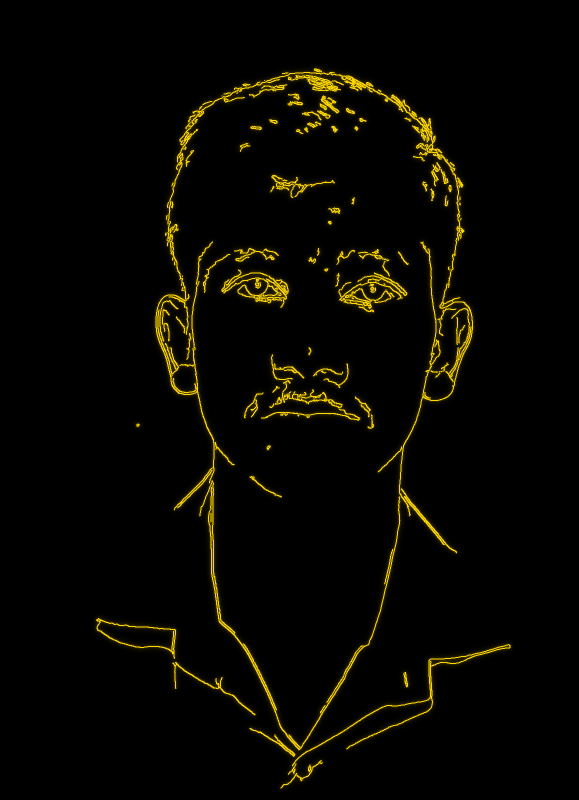
#> input picture hand_outline.png, 1157 x 1600 px (shown at 1/2 size); its folder holds only this picture in this run
$ python outline_extractor.py hand_outline.png
#> lines starting #> are read from the running program, lines starting #| are printed output that depends on the picture; after the words box and inside, x2 and y2 are one past the last pixel; in counts of white or black regions, pixels touching at a corner belong together
#!/usr/bin/env python3
"""
Outline Extractor - Extracts glowing outlines from images on a black background.
"""

import cv2
import numpy as np
import argparse
import os
import sys
from pathlib import Path


# Predefined neon color presets (BGR format for OpenCV)
COLOR_PRESETS = {
    "neon-cyan":    (255, 255, 0),
    "neon-green":   (0, 255, 0),
    "neon-pink":    (180, 0, 255),
    "neon-orange":  (0, 165, 255),
    "neon-yellow":  (0, 255, 255),
    "neon-blue":    (255, 100, 0),
    "neon-red":     (0, 0, 255),
    "neon-purple":  (255, 0, 180),
    "white":        (255, 255, 255),
    "gold":         (0, 215, 255),
}


def hex_to_bgr(hex_color: str):
    """Convert a hex color string (#RRGGBB or RRGGBB) to BGR tuple."""
    hex_color = hex_color.lstrip("#")
    if len(hex_color) != 6:
        raise ValueError(f"Invalid hex color: #{hex_color}")
    r = int(hex_color[0:2], 16)
    g = int(hex_color[2:4], 16)
    b = int(hex_color[4:6], 16)
    return (b, g, r)


def get_color(color_input: str):
    """Resolve color name or hex string to BGR tuple."""
    lower = color_input.lower()
    if lower in COLOR_PRESETS:
        return COLOR_PRESETS[lower]
    elif lower.startswith("#") or (len(lower) == 6 and all(c in "0123456789abcdef" for c in lower)):
        return hex_to_bgr(lower)
    else:
        raise ValueError(
            f"Unknown color '{color_input}'.\n"
            f"Available presets: {', '.join(COLOR_PRESETS.keys())}\n"
            f"Or use a hex code like: #FF00FF"
        )


def extract_outline(
    input_path: str,
    output_path: str,
    color_input: str = "neon-cyan",
    thickness: int = 1,
    blur_before: int = 3,
    canny_low: int = 30,
    canny_high: int = 100,
    glow: bool = True,
    glow_strength: int = 5,
):
    """
    Extract outline from an image and render it on a black background.

    Args:
        input_path:    Path to input image (.jpg / .png)
        output_path:   Path to save output image
        color_input:   Color name preset or hex (#RRGGBB)
        thickness:     Outline line thickness in pixels
        blur_before:   Gaussian blur kernel size before edge detection (odd number, 0 = off)
        canny_low:     Canny lower threshold
        canny_high:    Canny upper threshold
        glow:          Whether to add neon glow effect
        glow_strength: Number of glow dilation/blur passes
    """
#> called with input_path = 'hand_outline.png', output_path = 'hand_outline_outline.png', color_input = 'neon-cyan', thickness = 1, blur_before = 3, canny_low = 30, canny_high = 100, glow = True
    # ── Load image ──────────────────────────────────────────────────────────
    img = cv2.imread(input_path)
#> img is the input picture: shape (1600, 1157, 3); mean B, G, R 0, 6.7, 8
    if img is None:
        raise FileNotFoundError(f"Could not open image: {input_path}")

    h, w = img.shape[:2]
#> h = 1600; w = 1157
    color_bgr = get_color(color_input)

    # ── Pre-processing ───────────────────────────────────────────────────────
    gray = cv2.cvtColor(img, cv2.COLOR_BGR2GRAY)
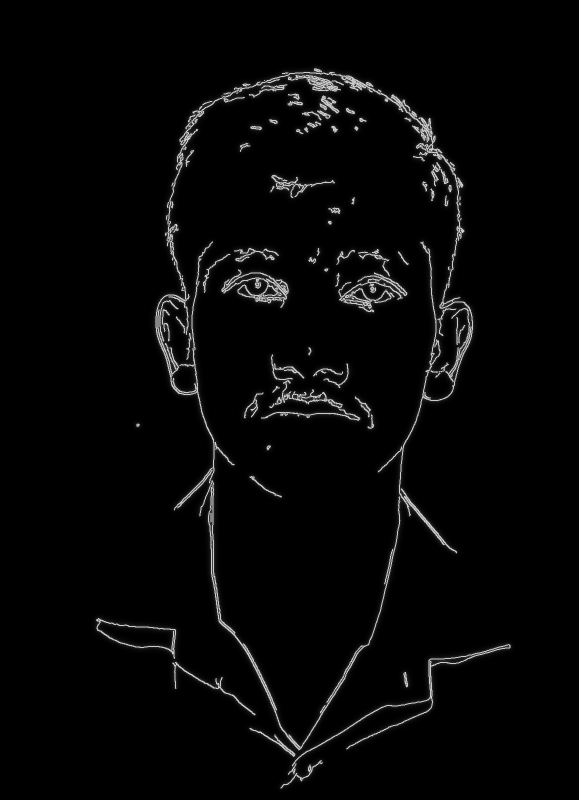
#> gray: shape (1600, 1157) (shown at 1/2 size); min 0, max 202, mean 6.4

    if blur_before > 0:
        ksize = blur_before if blur_before % 2 == 1 else blur_before + 1
        gray = cv2.GaussianBlur(gray, (ksize, ksize), 0)

    # ── Edge detection ───────────────────────────────────────────────────────
    edges = cv2.Canny(gray, canny_low, canny_high)
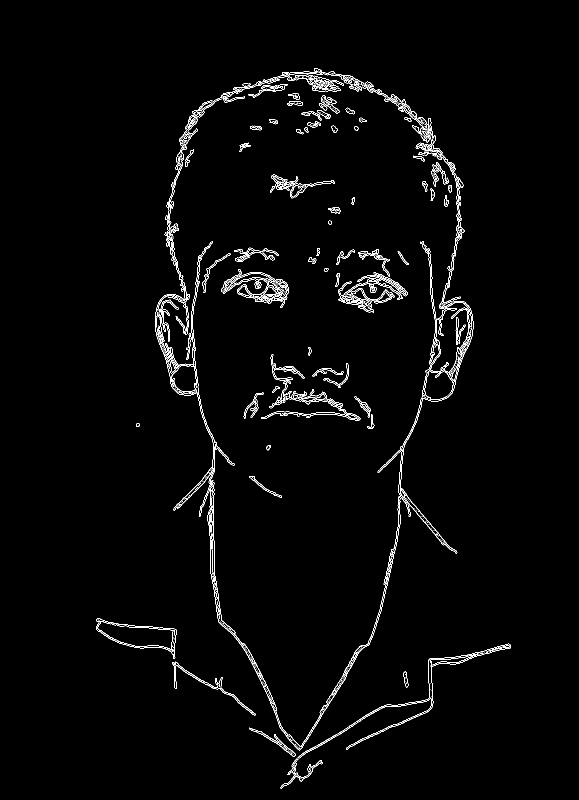
#> edges: shape (1600, 1157) (shown at 1/2 size); 1.8% white in thin lines or dots, all inside (x1, y1, x2, y2) = (192, 136, 1022, 1577)

    # Optionally thicken the raw edge mask
    if thickness > 1:
        kernel = cv2.getStructuringElement(
            cv2.MORPH_ELLIPSE, (thickness, thickness)
        )
        edges = cv2.dilate(edges, kernel, iterations=1)

    # ── Build colored outline on black canvas ────────────────────────────────
    canvas = np.zeros((h, w, 3), dtype=np.uint8)

    # Paint edges with chosen color
    mask = edges > 0
    canvas[mask] = color_bgr

    # ── Neon glow effect ─────────────────────────────────────────────────────
    if glow and glow_strength > 0:
        glow_layer = canvas.astype(np.float32)
        for i in range(glow_strength):
            k = 3 + i * 4        # growing kernel: 3, 7, 11, 15, ...
            k = k if k % 2 == 1 else k + 1
            sigma = 1.5 + i * 1.2
            blurred = cv2.GaussianBlur(glow_layer, (k, k), sigma)
            glow_layer = np.maximum(glow_layer, blurred * (0.6 - i * 0.08))

        # Clamp and convert back
        glow_layer = np.clip(glow_layer, 0, 255).astype(np.uint8)

        # Re-stamp the sharp edges on top so lines stay crisp
        glow_layer[mask] = color_bgr
        canvas = glow_layer

    # ── Save ─────────────────────────────────────────────────────────────────
    out_dir = os.path.dirname(output_path)
    if out_dir:
        os.makedirs(out_dir, exist_ok=True)

    success = cv2.imwrite(output_path, canvas)
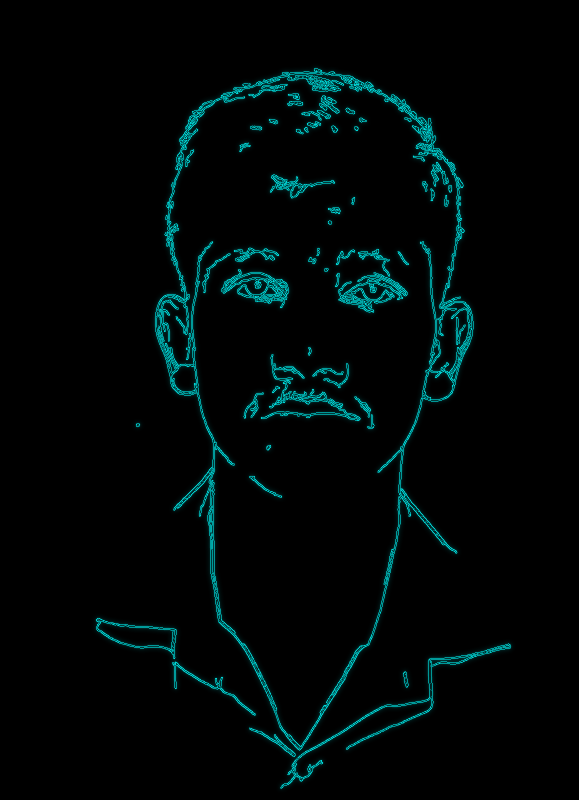
#> saved as hand_outline_outline.png: shape (1600, 1157, 3) (shown at 1/2 size); mean B, G, R 7.6, 7.6, 0
    if not success:
        raise IOError(f"Failed to write output image: {output_path}")

    print(f"✅  Outline saved → {output_path}")
    print(f"    Size      : {w} × {h} px")
#|     Size      : 1157 × 1600 px
    print(f"    Color     : {color_input}  {color_bgr}")
    print(f"    Glow      : {'on' if glow else 'off'}")
    print(f"    Thickness : {thickness}")
    return output_path


# ── CLI ───────────────────────────────────────────────────────────────────────

def build_parser():
    p = argparse.ArgumentParser(
        description="Extract glowing outlines from images on a black background.",
        formatter_class=argparse.RawDescriptionHelpFormatter,
        epilog="""
COLOR PRESETS:
  neon-cyan  neon-green  neon-pink  neon-orange  neon-yellow
  neon-blue  neon-red    neon-purple  white  gold

  Or supply a hex code:  #FF00FF

EXAMPLES:
  python outline_extractor.py hand.jpg
  python outline_extractor.py hand.jpg -o hand_outline.png -c neon-pink
  python outline_extractor.py face.png  -c "#00FFFF" --thickness 2 --glow-strength 7
  python outline_extractor.py logo.png  -c gold --no-glow
        """,
    )
    p.add_argument("input", help="Input image path (.jpg or .png)")
    p.add_argument("-o", "--output", default=None,
                   help="Output image path (default: <input>_outline.png)")
    p.add_argument("-c", "--color", default="neon-cyan",
                   help="Outline color: preset name or hex (#RRGGBB). Default: neon-cyan")
    p.add_argument("--thickness", type=int, default=1,
                   help="Line thickness in pixels (default: 1)")
    p.add_argument("--blur", type=int, default=3,
                   help="Gaussian blur before edge detection, odd number (default: 3, 0=off)")
    p.add_argument("--canny-low", type=int, default=30,
                   help="Canny lower threshold (default: 30)")
    p.add_argument("--canny-high", type=int, default=100,
                   help="Canny upper threshold (default: 100)")
    p.add_argument("--glow-strength", type=int, default=5,
                   help="Glow intensity 0-10 (default: 5, 0 = plain lines)")
    p.add_argument("--no-glow", action="store_true",
                   help="Disable glow effect (plain colored lines only)")
    return p


def main():
    parser = build_parser()
    args = parser.parse_args()

    # Resolve output path
    if args.output is None:
        stem = Path(args.input).stem
        args.output = f"{stem}_outline.png"

    try:
        extract_outline(
            input_path=args.input,
            output_path=args.output,
            color_input=args.color,
            thickness=args.thickness,
            blur_before=args.blur,
            canny_low=args.canny_low,
            canny_high=args.canny_high,
            glow=not args.no_glow,
            glow_strength=args.glow_strength,
        )
    except (FileNotFoundError, ValueError, IOError) as e:
        print(f"❌  Error: {e}", file=sys.stderr)
        sys.exit(1)


if __name__ == "__main__":
    main()
